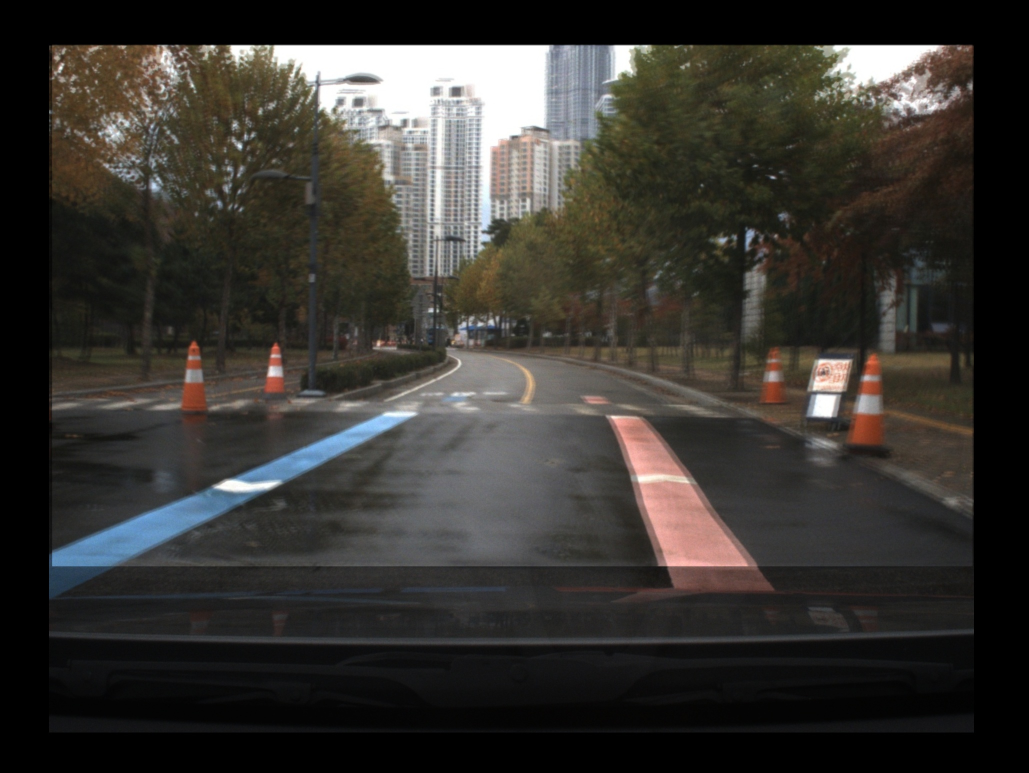
#> input picture benchmark_results/fov_analysis/cloudy_six_methods_rectangles/registration_check_patch_vis_to_swir_frame_999.jpg, 2057 x 1545 px (shown at 1/2 size)
$ python -i analyze_fov_footprints.py   (imports and definitions only)
#> lines starting #> are read from the running program, lines starting #| are printed output that depends on the picture; after the words box and inside, x2 and y2 are one past the last pixel; in counts of white or black regions, pixels touching at a corner belong together
"""Analyse content-based fields of view across aligned split_images methods.

The script is read-only with respect to benchmark inputs. It registers VIS images
from several methods in an unrestricted global canvas, projects valid-image masks,
and reports areas, containment and leave-one-out limiting gains.
"""

from __future__ import annotations

import argparse
import json
import re
from dataclasses import dataclass
from pathlib import Path

import cv2
import matplotlib.pyplot as plt
import numpy as np
import pandas as pd


ROOT = Path(__file__).resolve().parents[1]
DEFAULT_OUTPUT = ROOT / "benchmark_results" / "fov_analysis" / "cloudy_six_methods"


@dataclass(frozen=True)
class Method:
    name: str
    split_dir: Path


METHODS = [
    Method(
        "mouad_swir_to_vis",
        Path("/home/lizbeth/Desktop/intership/cross-spectral-visible-swir-calibration-for-embedded-image-fusion/datas/cloudy_test_out_generalized_h/split_images"),
    ),
    Method(
        "opencv_swir_to_vis",
        ROOT / "datas/cloudy_test/Sortie_Extraite/paired_images/opencv_alignment_SWIR_TO_VIS_train150_step5_test500_to_1499/split_images",
    ),
    Method(
        "opencv_vis_to_swir",
        ROOT / "datas/cloudy_test/Sortie_Extraite/paired_images/opencv_alignment_VIS_TO_SWIR_train150_step5_test500_to_1499/split_images",
    ),
    Method(
        "patch_swir_to_vis",
        ROOT / "datas/cloudy_test/Sortie_Extraite/paired_images/patch_RANSAC_HOMOGRAPHY_calibration_SWIR_to_VIS_H_from_objectif_12mm_4_boucle/split_images",
    ),
    Method(
        "patch_vis_to_swir",
        ROOT / "datas/cloudy_test/Sortie_Extraite/paired_images/patch_RANSAC_HOMOGRAPHY_calibration_VIS_to_SWIR_H_from_objectif_12mm_4_boucle/split_images",
    ),
    Method(
        "rasmd",
        ROOT / "datas/cloudy_test/Sortie_Extraite/paired_images/RASMD_aligned_baseline/split_images",
    ),
]


VIS_SUFFIXES = ("_vis_aligned", "_visible", "_vis")
IMAGE_EXTS = {".jpg", ".jpeg", ".png", ".tif", ".tiff"}
COLORS = ["#e41a1c", "#377eb8", "#4daf4a", "#984ea3", "#ff7f00", "#00a9a5"]


def frame_id(path: Path) -> int | None:
    numbers = re.findall(r"\d+", path.stem)
    return int(numbers[-1]) if numbers else None


# [122 lines left out: functions discover_vis, gray_for_features, matched_points, estimate_transform, not called in this run]


def border_invalid_mask(image_path: Path, black_threshold: int = 10) -> np.ndarray:
#> called with black_threshold = 10
    image = cv2.imread(str(image_path), cv2.IMREAD_UNCHANGED)
#> image is the input picture: shape (1545, 2057, 3); mean B, G, R 49, 53.1, 55.4
    if image is None:
        raise RuntimeError(f"Cannot read {image_path}")
    if image.ndim == 3 and image.shape[2] == 4:
        alpha_valid = image[:, :, 3] > 0
        gray = cv2.cvtColor(image[:, :, :3], cv2.COLOR_BGR2GRAY)
    else:
        alpha_valid = np.ones(image.shape[:2], dtype=bool)
        gray = cv2.cvtColor(image, cv2.COLOR_BGR2GRAY) if image.ndim == 3 else image
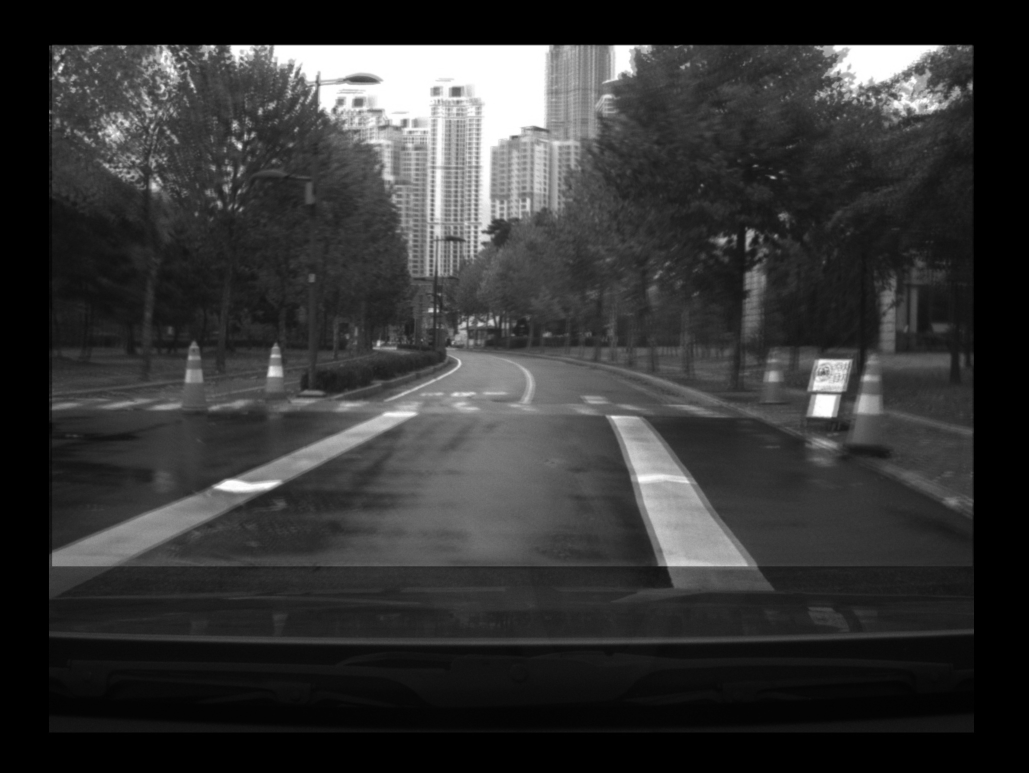
#> gray: shape (1545, 2057) (shown at 1/2 size); min 0, max 255, mean 53.3
    dark = ((gray <= black_threshold) | ~alpha_valid).astype(np.uint8)
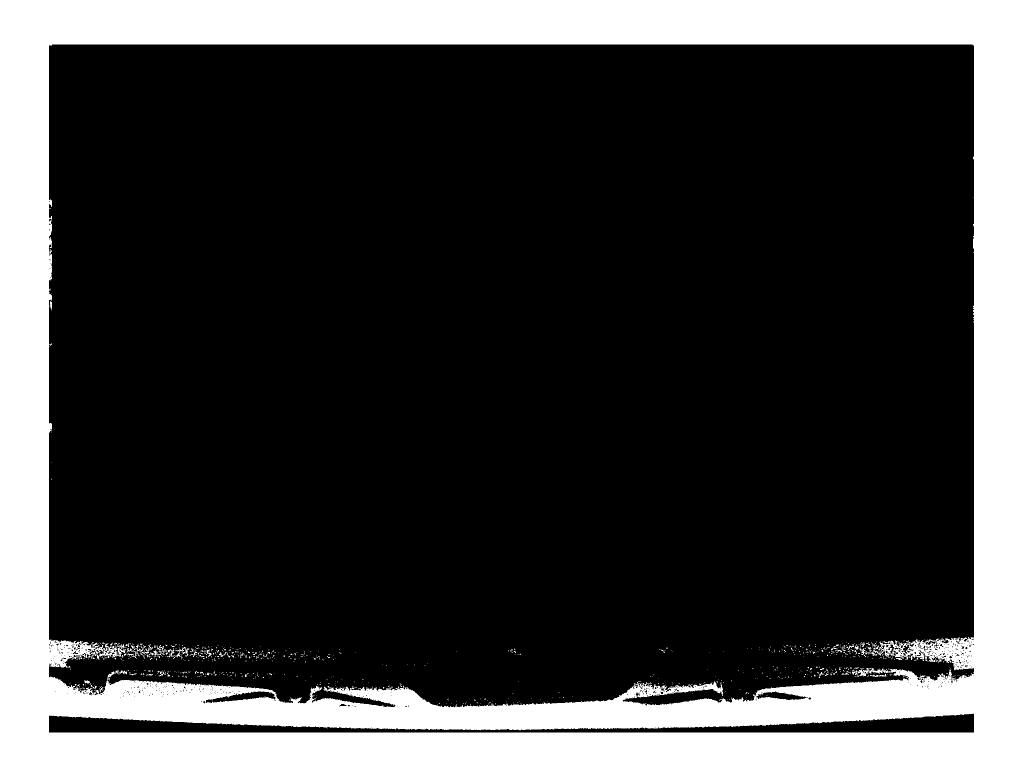
#> dark: shape (1545, 2057) (shown at 1/2 size); values 0 (black) and 1 (white), 24.2% white; 766 white regions (727 under 20 px), largest, box (x1, y1, x2, y2) and area: (0, 0, 2057, 1545) 763838, (307, 1290, 335, 1311) 175, (331, 1298, 364, 1315) 154
    count, labels = cv2.connectedComponents(dark, connectivity=8)
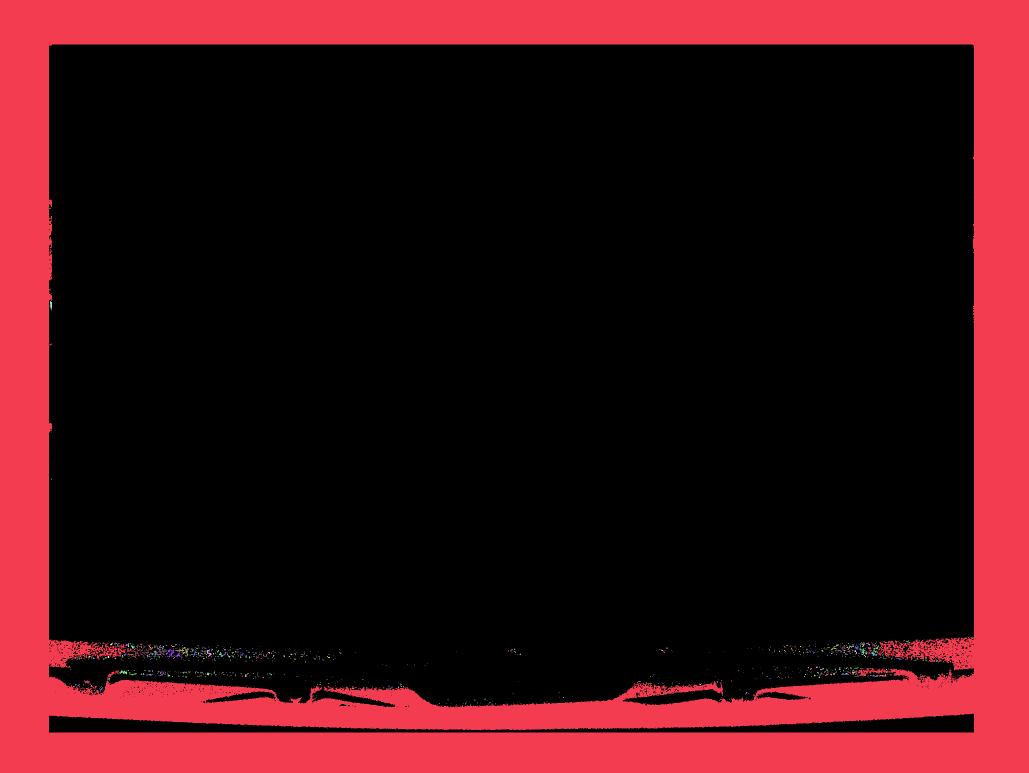
#> labels: shape (1545, 2057) int32 (shown at 1/2 size); 767 distinct labels, from 0 to 766; one colour per label, 0 black
#> count = 767
    border_labels = np.unique(np.concatenate([labels[0], labels[-1], labels[:, 0], labels[:, -1]]))
#> border_labels = [1]
    invalid = np.isin(labels, border_labels[border_labels != 0]) if count > 1 else np.zeros_like(dark, dtype=bool)
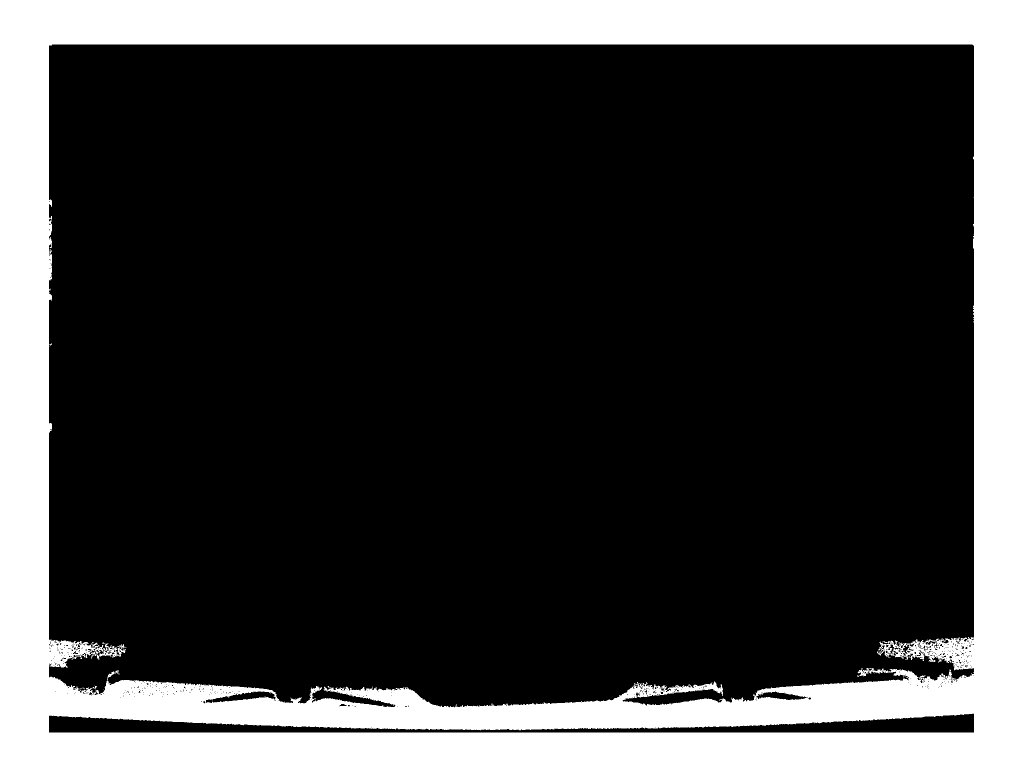
#> invalid: shape (1545, 2057) bool (shown at 1/2 size); 24% white; 1 white region, box (x1, y1, x2, y2) and area: (0, 0, 2057, 1545) 763838
    valid = (~invalid) & alpha_valid
    return valid.astype(np.uint8)


# [14 lines left out: function majority_native_mask, not called in this run]


def transformed_corners(H: np.ndarray, width: int, height: int) -> np.ndarray:
    corners = np.float32([[[0, 0], [width, 0], [width, height], [0, height]]])
    return cv2.perspectiveTransform(corners, H)[0]


# [37 lines left out: functions global_canvas, largest_rectangle, not called in this run]


def save_mask(path: Path, mask: np.ndarray) -> None:
    cv2.imwrite(str(path), (mask.astype(np.uint8) * 255))


# [289 lines left out: functions save_registration_check, contour_visualization, limiting_visualization, individual_rectangle_visualization, limiting_gain_chart, run and 1 more, not called in this run]


# [2 lines not run here, left out]

>>> result = border_invalid_mask('../benchmark_results/fov_analysis/cloudy_six_methods_rectangles/registration_check_patch_vis_to_swir_frame_999.jpg')
